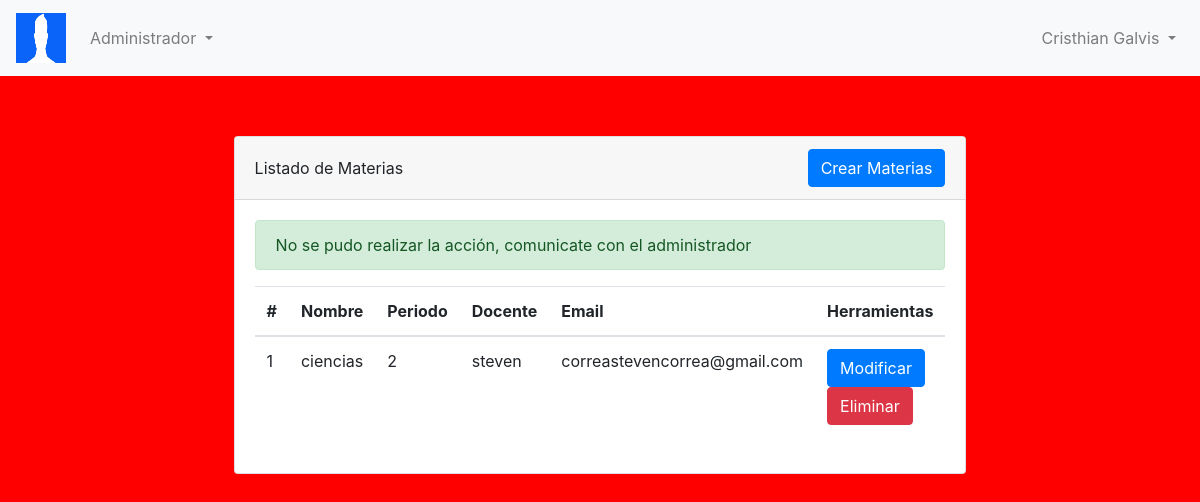
Screenshot of /modulos/materias/materias.php (signed in) with the database file from the repository.
### tables this page shows
CREATE TABLE `materias` (
  `id` int(10) NOT NULL,
  `nombre` varchar(191) NOT NULL,
  `Periodo` int(10) NOT NULL,
  `Docente` varchar(191) NOT NULL,
  `Email` varchar(191) NOT NULL
);

### config/DBConect.php (called while the page is built, shortened)
<?php
    class Database {
        private static $dns = "mysql:host=localhost;dbname=colegio";
        private static $user = "root";
        private static $pass = "";
        private static $instance;
        public function __construct ()
        {
            $this->db = new PDO(self::$dns,self::$user,self::$pass);
        }
        public static function getInstance()
        {
            if(!isset(self::$instance))
            {
                self::$instance=new $object;
            }
            return self::$instance;
        }
        public function DatosMaterias() {
            $conexion = Database::getInstance();
            $sql="SELECT id,nombre,periodo,docente,email from materias";
            $result = $conexion->db->prepare($sql);
            $result->execute();
            return $result;
        }
    }
?>

### modulos/materias/materias.php (the view, shortened to what this page needs)
<?php
    include_once("../../config/DBConect.php");
    $role = $_SESSION['sess_userrole'];
    $conexion = new Database;
    $result = $conexion->DatosMaterias();
?>
<!DOCTYPE html>
<html lang="en">
<head>
    <link href="../../bootstrap/css/bootstrap.min.css" rel="stylesheet" type="text/css">
    <link href="../../css/style.css" rel="stylesheet" type="text/css">
</head>
<body>
    <?php
        if($role=="1"){
            include_once('../../administrador/menu.php');
        }else if($role=="2"){
            include_once('../../profesores/menu.php');
        }
    ?>
    <div class="container">
        <div class="row justify-content-center">
            <div class="col-sm-8 col-xl-8">
                <div class="card">
                    <div class="card-header d-flex justify-content-between align-items-center">
                        Listado de Materias
                        <a href="<?= ROOT ?>modulos/materias/addMateria.php" class="btn btn-primary">Crear Materias</a>
                    </div>
                    <div class="card-body">
                        <?php
                            $mensajes = array(
                                0=>"No se pudo realizar la acción, comunicate con el administrador",
                                1=>"Se elimino correctamente la materia",
                                2=>"Se creo correctamente la materia",
                                3=>"Se actualizo correctamente la materia"
                            );
                            $mensaje_id = isset($_GET['mensaje']) ? (int)$_GET['mensaje'] : 0;
                            $mensaje='';
                            if ($mensaje_id != '') {
                                $mensaje = $mensajes[$mensaje_id];
                                $clase = 'alert-success';
                            }
                            if ($mensaje!='') echo "<div class='alert $clase' role='alert'> $mensaje </div>";
                        ?>
                        <table class="table">
                            <thead>
                                <tr>
                                <th scope="col">#</th>
                                <th scope="col">Nombre</th>
                                <th scope="col">Periodo</th>
                                <th scope="col">Docente</th>
                                <th scope="col">Email</th>
                                <th scope="col">Herramientas</th>
                                </tr>
                            </thead>
                            <tbody>
                                <?php
                                    foreach($result as $row) {
                                        echo "<tr>
                                                <td>".$row['id']."</td>
                                                <td>".$row['nombre']."</td>
                                                <td>".$row['periodo']."</td>
                                                <td>".$row['docente']."</td>
                                                <td>".$row['email']."</td>
                                                <td>
                                                    <a href='editMateria.php?id=".$row['id']."' class='btn btn-primary'>Modificar</a>
                                                    <a href='delete.php?id=".$row['id']."' class='btn btn-danger'>Eliminar</a>
                                                </td>
                                            </tr>";
                                    }
                                ?>
                            </tbody>
                        </table>
                    </div>
                </div>
            </div>
        </div>
</body>
</html>

### css/style.css (style rules this page uses)
.container { margin-top: 5%; margin-bottom: 5%; }
body { background-color: red; }
.col-xl-8, .col-sm-8 { -ms-flex: 0 0 66.666667%; flex: 0 0 66.666667%; max-width: 100.666667%; }

### rows the page displays
materias: id "1", nombre "ciencias", Periodo "2", Docente "steven", Email "correastevencorrea@gmail.com"

### other values shown
$_SESSION['sess_usernom'] "Cristhian"
$_SESSION['sess_userapel'] "Galvis"
$mensaje "No se pudo realizar la acción, comunicate con el administrador"
